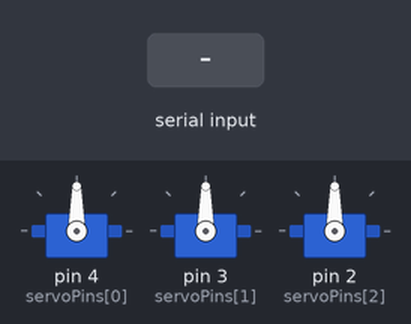
This sketch was run on a simulated Arduino Uno, built with avr-gcc and run on an emulated ATmega328P. Shown: 3 × servo. The test bench sets the inputs (shaded band). What the sketch prints to the serial monitor is not drawn.

Above: at 1.2 s.
1.3 s: "g90\n" received over Serial
At 1.7 s:
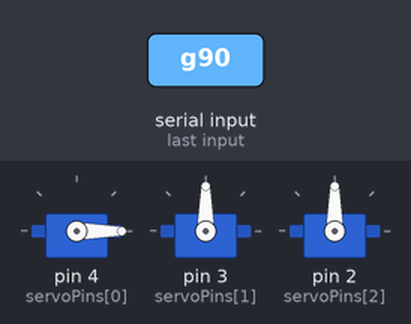
Timing chart, 0 to 4.3 s (numbered marks = the images above; inputs shaded):
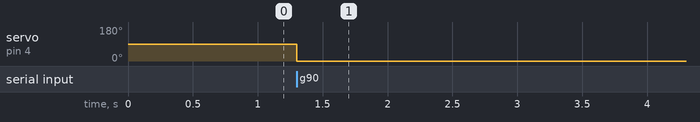

Measured:
- after the input at 1.3 s, servo on pin 4 (servoPins[0]): 90° → 0° at once

The sketch:

Code2_2.ino
```cpp
// Code en état de marche
#include <Servo.h>
// nombre de servos à commander
#define SERVO_COUNT 3
// tableau des servos et pin correspondantes
const byte servoPins[SERVO_COUNT] = {4, 3, 2,};
Servo servos[SERVO_COUNT];
void setup() {
 for (int i=0; i<SERVO_COUNT; i++) {
  servos[i].attach(servoPins[i]);
  servos[i].write(90); // position initiale arbitraire
 }
 Serial.begin(115200); // vitesse de communication sur le port série
 Serial.println("Ready");
}
// varibles pour le décryptage de la chaine reçue
#define STATE_NONE 0
#define STATE_PINNUMBER 1
#define STATE_POSITION 2
static int pinNumber = 0;
static int position = 0;
static int readState = STATE_NONE;
void loop() {
 if ( Serial.available()) {
  char ch = Serial.read();
  switch(ch) {
   case '0'...'9':
    switch(readState) {
      case STATE_NONE:
        break;
      case STATE_PINNUMBER:
        pinNumber = pinNumber * 10 + (ch -'0');
        break;
      case STATE_POSITION:
        position = position * 10 + (ch -'0');
        break;
      }
      break;
    case 'g':
      servos[pinNumber].write(position);
      pinNumber = 0;
      position = 0;
      readState = STATE_NONE;
      break;
    case 'p':
      readState = STATE_PINNUMBER;
      break;
    case 'm':
      readState = STATE_POSITION;
      break;
    }
   }
  }

// Exemple mettre p0m140g pour bouger le moteur relié au Pin 4
```
